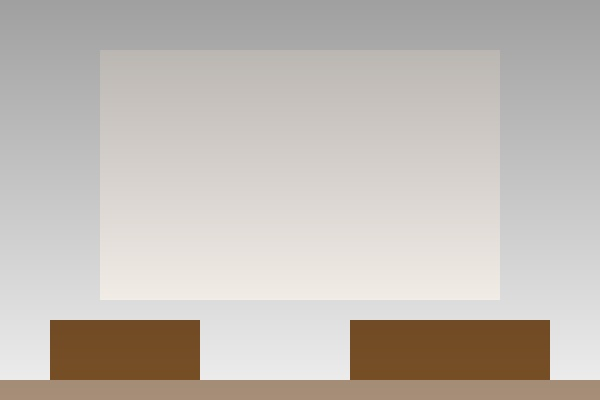
#> input picture sample_images/room_0.jpg, 600 x 400 px
$ python -i utils.py   (imports and definitions only)   (older library calls are emulated)
#> lines starting #> are read from the running program, lines starting #| are printed output that depends on the picture
"""
Utility Functions

This module provides helper functions and utilities used across the wall segmentation
and product placement system.
"""

import cv2
import numpy as np
from typing import Tuple, List, Optional, Union
from PIL import Image, ImageEnhance
import logging
from pathlib import Path
import json

# [36 lines left out: functions validate_image_format, ensure_rgb_format, not called in this run]

def calculate_image_quality_score(image: np.ndarray) -> float:
    """
    Calculate a quality score for the input image.

    Args:
        image: Input image array

    Returns:
        Quality score between 0 and 1
    """
    # Convert to grayscale for analysis
    if len(image.shape) == 3:
        gray = cv2.cvtColor(image, cv2.COLOR_RGB2GRAY)
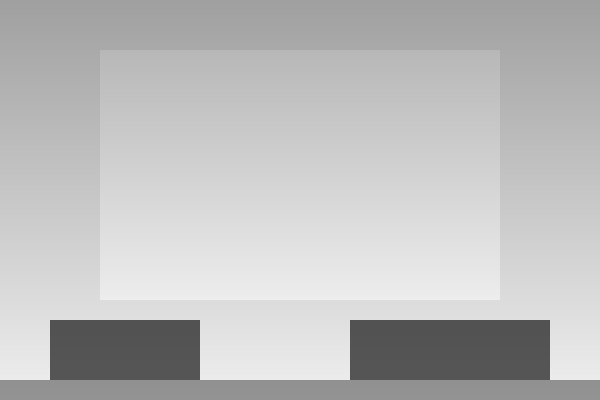
#> gray: shape (400, 600); min 81, max 239, mean 188.6
    else:
        gray = image

    # Calculate various quality metrics

    # 1. Sharpness (Laplacian variance)
    laplacian_var = cv2.Laplacian(gray, cv2.CV_64F).var()
#> laplacian_var = 131.9
    sharpness_score = min(laplacian_var / 1000, 1.0)  # Normalize
#> sharpness_score = 0.132

    # 2. Contrast (standard deviation)
    contrast_score = min(np.std(gray) / 64, 1.0)  # Normalize
#> contrast_score = 0.631

    # 3. Brightness distribution
    hist = cv2.calcHist([gray], [0], None, [256], [0, 256])
#> hist = 256 values, max 6921 at index 85, min 0 at index 0, mean 937.5
    hist_normalized = hist / hist.sum()
#> hist_normalized = 256 values, max 0.0288 at index 85, min 0 at index 0, mean 0.00391

    # Avoid images that are too dark or too bright
    dark_pixels = np.sum(hist_normalized[:50])
#> dark_pixels = 0
    bright_pixels = np.sum(hist_normalized[200:])
#> bright_pixels = 0.486

    brightness_score = 1.0 - max(dark_pixels, bright_pixels)
#> brightness_score = 0.514

    # 4. Overall quality (weighted average)
    quality_score = (
        0.4 * sharpness_score +
        0.3 * contrast_score +
        0.3 * brightness_score
    )
#> quality_score = 0.396

    return quality_score

# [298 lines left out: functions create_thumbnail, enhance_image_quality, detect_room_type, calculate_wall_area_ratio, find_optimal_tv_size, create_product_mask and 4 more, not called in this run]

>>> import cv2
>>> picture = cv2.cvtColor(cv2.imread('sample_images/room_0.jpg'), cv2.COLOR_BGR2RGB)
>>> result = calculate_image_quality_score(picture)
#> result = 0.396
